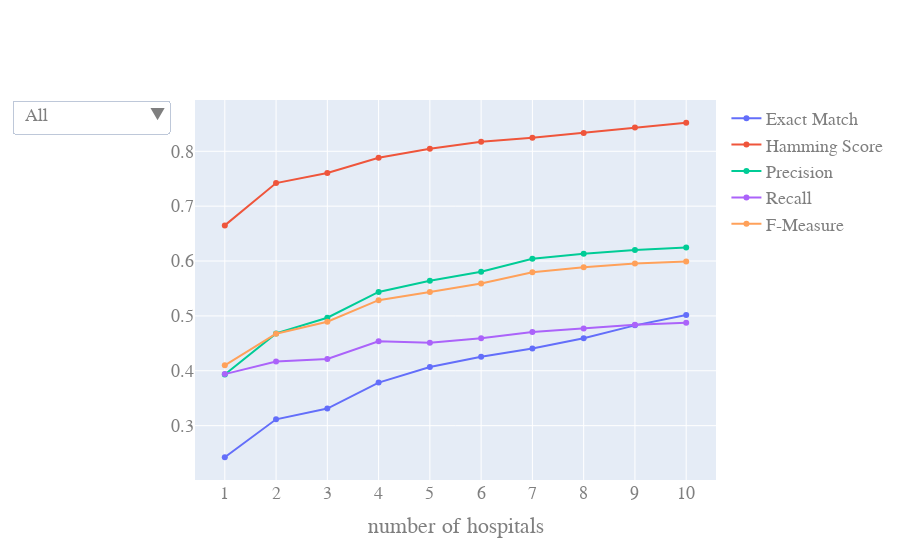

The notebook cell this image was saved under:
### Code cell
create_plot(am_rules_curves, MEASURES_FOR_PLOTTING)

### Figure 1 — Plotly figure (JSON) as saved in the notebook; plotly's stock layout.template omitted (floating-point values rounded to 4 significant figures)
{"data": [{"name": "Exact Match", "type": "scatter", "x": [1, 2, 3, 4, 5, 6, 7, 8, 9, 10], "y": [0.2424, 0.3116, 0.3311, 0.3784, 0.4068, 0.4257, 0.4406, 0.4593, 0.4828, 0.5015]}, {"name": "Hamming Score", "type": "scatter", "x": [1, 2, 3, 4, 5, 6, 7, 8, 9, 10], "y": [0.665, 0.742, 0.7603, 0.7882, 0.8046, 0.8172, 0.8245, 0.8335, 0.8433, 0.852]}, {"name": "Precision", "type": "scatter", "x": [1, 2, 3, 4, 5, 6, 7, 8, 9, 10], "y": [0.3933, 0.4682, 0.4967, 0.5437, 0.5639, 0.5805, 0.6041, 0.6132, 0.6202, 0.6246]}, {"name": "Recall", "type": "scatter", "x": [1, 2, 3, 4, 5, 6, 7, 8, 9, 10], "y": [0.3939, 0.4171, 0.4214, 0.4536, 0.4509, 0.4591, 0.4707, 0.4768, 0.4839, 0.4875]}, {"name": "F-Measure", "type": "scatter", "x": [1, 2, 3, 4, 5, 6, 7, 8, 9, 10], "y": [0.41, 0.4676, 0.4893, 0.5287, 0.5437, 0.559, 0.5797, 0.5888, 0.5953, 0.5991]}], "layout": {"font": {"color": "#7f7f7f", "family": "Courier New, monospace", "size": 18}, "updatemenus": [{"active": 0, "buttons": [{"args": [{"visible": [true, true, true, true, true]}, {"showlegend": true, "title": "All"}], "label": "All", "method": "update"}, {"args": [{"visible": [true, false, false, false, false]}, {"showlegend": true, "title": "Exact Match"}], "label": "Exact Match", "method": "update"}, {"args": [{"visible": [false, true, false, false, false]}, {"showlegend": true, "title": "Hamming Score"}], "label": "Hamming Score", "method": "update"}, {"args": [{"visible": [false, false, true, false, false]}, {"showlegend": true, "title": "Precision"}], "label": "Precision", "method": "update"}, {"args": [{"visible": [false, false, false, true, false]}, {"showlegend": true, "title": "Recall"}], "label": "Recall", "method": "update"}, {"args": [{"visible": [false, false, false, false, true]}, {"showlegend": true, "title": "F-Measure"}], "label": "F-Measure", "method": "update"}]}], "xaxis": {"dtick": 1, "tick0": 1, "tickmode": "linear", "title": {"text": "number of hospitals"}}, "yaxis": {"title": {"text": ""}}}}
